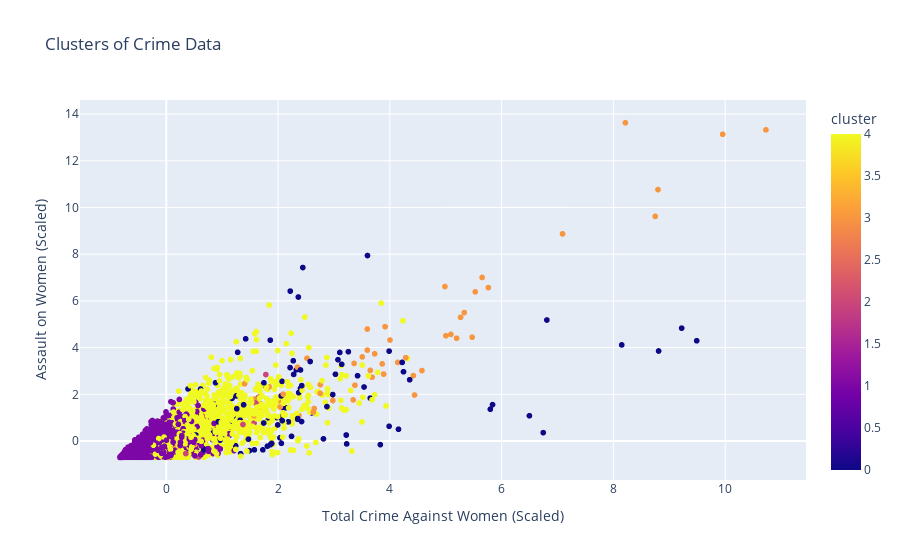

Write notebook code for a chart like this one.
### Code cell
#Scatter Plot
scatter_fig = px.scatter(
    data, x=crime_data_scaled[:, -1], y=crime_data_scaled[:, 4], color='cluster',
    title='Clusters of Crime Data',
    labels={'x': 'Total Crime Against Women (Scaled)', 'y': 'Assault on Women (Scaled)'}
)
scatter_fig.show()

### Figure 1 — Plotly figure (JSON) as saved in the notebook; plotly's stock layout.template omitted (floating-point values rounded to 4 significant figures; data arrays with more than 128 entries replaced by an {"elided": "..."} marker saying what was removed)
{"data": [{"hovertemplate": "Total Crime Against Women (Scaled)=%{x}<br>Assault on Women (Scaled)=%{y}<br>cluster=%{marker.color}<extra></extra>", "legendgroup": "", "marker": {"color": {"elided": "4768 int values"}, "coloraxis": "coloraxis", "symbol": "circle"}, "mode": "markers", "name": "", "showlegend": false, "type": "scattergl", "x": {"elided": "4768 float values"}, "xaxis": "x", "y": {"elided": "4768 float values"}, "yaxis": "y"}], "layout": {"coloraxis": {"colorbar": {"title": {"text": "cluster"}}, "colorscale": [[0, "#0d0887"], [0.1111, "#46039f"], [0.2222, "#7201a8"], [0.3333, "#9c179e"], [0.4444, "#bd3786"], [0.5556, "#d8576b"], [0.6667, "#ed7953"], [0.7778, "#fb9f3a"], [0.8889, "#fdca26"], [1, "#f0f921"]]}, "legend": {"tracegroupgap": 0}, "title": {"text": "Clusters of Crime Data"}, "xaxis": {"anchor": "y", "domain": [0, 1], "title": {"text": "Total Crime Against Women (Scaled)"}}, "yaxis": {"anchor": "x", "domain": [0, 1], "title": {"text": "Assault on Women (Scaled)"}}}}
